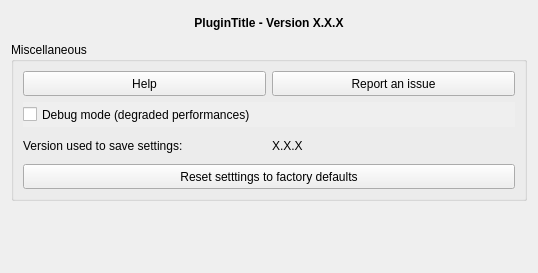
<?xml version="1.0" encoding="UTF-8"?>
<ui version="4.0">
    <class>wdg_test_templater_settings</class>
    <widget class="QWidget" name="wdg_test_templater_settings">
        <property name="geometry">
            <rect>
                <x>0</x>
                <y>0</y>
                <width>538</width>
                <height>273</height>
            </rect>
        </property>
        <property name="windowTitle">
            <string>Test templater - Settings</string>
        </property>
        <property name="locale">
            <locale language="English" country="UnitedStates"/>
        </property>
        <layout class="QVBoxLayout" name="verticalLayout">
            <item>
                <widget class="QLabel" name="lbl_title">
                    <property name="minimumSize">
                        <size>
                            <width>0</width>
                            <height>25</height>
                        </size>
                    </property>
                    <property name="maximumSize">
                        <size>
                            <width>16777215</width>
                            <height>30</height>
                        </size>
                    </property>
                    <property name="font">
                        <font>
                            <weight>75</weight>
                            <bold>true</bold>
                        </font>
                    </property>
                    <property name="locale">
                        <locale language="English" country="UnitedStates"/>
                    </property>
                    <property name="text">
                        <string>&lt;html&gt;&lt;head/&gt;&lt;body&gt;&lt;p align=&quot;center&quot;&gt;&lt;span style=&quot; font-weight:600;&quot;&gt;PluginTitle - Version X.X.X&lt;/span&gt;&lt;/p&gt;&lt;/body&gt;&lt;/html&gt;</string>
                    </property>
                    <property name="scaledContents">
                        <bool>true</bool>
                    </property>
                    <property name="alignment">
                        <set>Qt::AlignCenter</set>
                    </property>
                    <property name="wordWrap">
                        <bool>true</bool>
                    </property>
                    <property name="openExternalLinks">
                        <bool>false</bool>
                    </property>
                    <property name="textInteractionFlags">
                        <set>Qt::TextSelectableByMouse</set>
                    </property>
                </widget>
            </item>
            <item>
                <widget class="QGroupBox" name="grp_misc">
                    <property name="minimumSize">
                        <size>
                            <width>0</width>
                            <height>100</height>
                        </size>
                    </property>
                    <property name="locale">
                        <locale language="English" country="UnitedStates"/>
                    </property>
                    <property name="title">
                        <string>Miscellaneous</string>
                    </property>
                    <property name="flat">
                        <bool>false</bool>
                    </property>
                    <layout class="QGridLayout" name="gridLayout">
                        <item row="2" column="1">
                            <widget class="QLabel" name="lbl_version_saved_value">
                                <property name="minimumSize">
                                    <size>
                                        <width>0</width>
                                        <height>25</height>
                                    </size>
                                </property>
                                <property name="maximumSize">
                                    <size>
                                        <width>16777215</width>
                                        <height>30</height>
                                    </size>
                                </property>
                                <property name="locale">
                                    <locale language="English" country="UnitedStates"/>
                                </property>
                                <property name="text">
                                    <string notr="true">X.X.X</string>
                                </property>
                                <property name="textInteractionFlags">
                                    <set>Qt::NoTextInteraction</set>
                                </property>
                            </widget>
                        </item>
                        <item row="0" column="1">
                            <widget class="QPushButton" name="btn_report">
                                <property name="minimumSize">
                                    <size>
                                        <width>200</width>
                                        <height>25</height>
                                    </size>
                                </property>
                                <property name="maximumSize">
                                    <size>
                                        <width>500</width>
                                        <height>30</height>
                                    </size>
                                </property>
                                <property name="locale">
                                    <locale language="English" country="UnitedStates"/>
                                </property>
                                <property name="text">
                                    <string>Report an issue</string>
                                </property>
                            </widget>
                        </item>
                        <item row="2" column="0">
                            <widget class="QLabel" name="lbl_version_saved">
                                <property name="minimumSize">
                                    <size>
                                        <width>0</width>
                                        <height>25</height>
                                    </size>
                                </property>
                                <property name="maximumSize">
                                    <size>
                                        <width>16777215</width>
                                        <height>30</height>
                                    </size>
                                </property>
                                <property name="locale">
                                    <locale language="English" country="UnitedStates"/>
                                </property>
                                <property name="text">
                                    <string>Version used to save settings:</string>
                                </property>
                            </widget>
                        </item>
                        <item row="0" column="0">
                            <widget class="QPushButton" name="btn_help">
                                <property name="minimumSize">
                                    <size>
                                        <width>200</width>
                                        <height>25</height>
                                    </size>
                                </property>
                                <property name="maximumSize">
                                    <size>
                                        <width>500</width>
                                        <height>30</height>
                                    </size>
                                </property>
                                <property name="locale">
                                    <locale language="English" country="UnitedStates"/>
                                </property>
                                <property name="text">
                                    <string>Help</string>
                                </property>
                            </widget>
                        </item>
                        <item row="3" column="0" colspan="2">
                            <widget class="QPushButton" name="btn_reset">
                                <property name="minimumSize">
                                    <size>
                                        <width>200</width>
                                        <height>25</height>
                                    </size>
                                </property>
                                <property name="maximumSize">
                                    <size>
                                        <width>16777215</width>
                                        <height>30</height>
                                    </size>
                                </property>
                                <property name="autoFillBackground">
                                    <bool>true</bool>
                                </property>
                                <property name="text">
                                    <string>Reset setttings to factory defaults</string>
                                </property>
                            </widget>
                        </item>
                        <item row="1" column="0" colspan="2">
                            <widget class="QCheckBox" name="opt_debug">
                                <property name="minimumSize">
                                    <size>
                                        <width>0</width>
                                        <height>25</height>
                                    </size>
                                </property>
                                <property name="maximumSize">
                                    <size>
                                        <width>16777215</width>
                                        <height>30</height>
                                    </size>
                                </property>
                                <property name="toolTip">
                                    <string>Enable debug mode.</string>
                                </property>
                                <property name="autoFillBackground">
                                    <bool>true</bool>
                                </property>
                                <property name="locale">
                                    <locale language="English" country="UnitedStates"/>
                                </property>
                                <property name="text">
                                    <string>Debug mode (degraded performances)</string>
                                </property>
                                <property name="tristate">
                                    <bool>false</bool>
                                </property>
                            </widget>
                        </item>
                    </layout>
                </widget>
            </item>
            <item>
                <spacer name="verticalSpacer">
                    <property name="orientation">
                        <enum>Qt::Vertical</enum>
                    </property>
                    <property name="sizeHint" stdset="0">
                        <size>
                            <width>20</width>
                            <height>56</height>
                        </size>
                    </property>
                </spacer>
            </item>
        </layout>
    </widget>
    <resources/>
    <connections/>
</ui>
